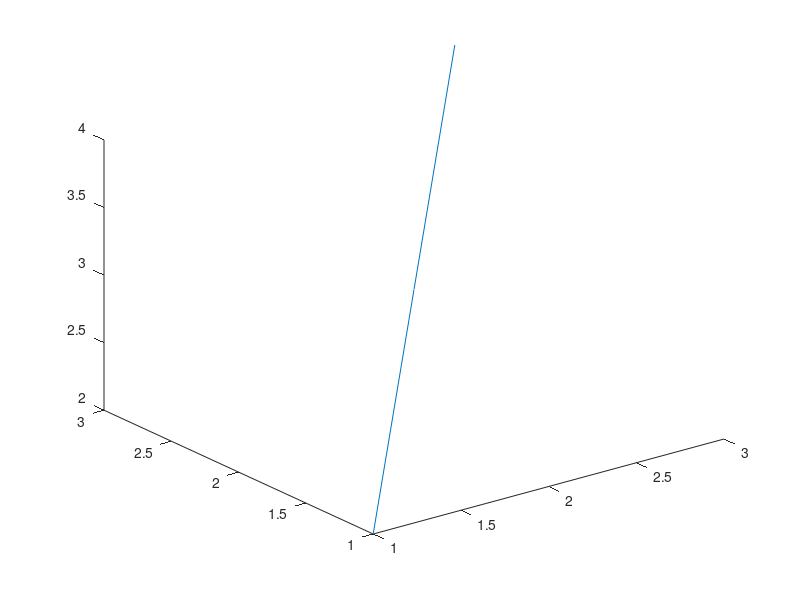

The MATLAB source for this figure:
fprintf("hello world!  fuckyou!")

% define the 3D point
    x=[1,2,3];
    y=[1,2,3];
    z=[2,3,4];
plot3(x, y, z)